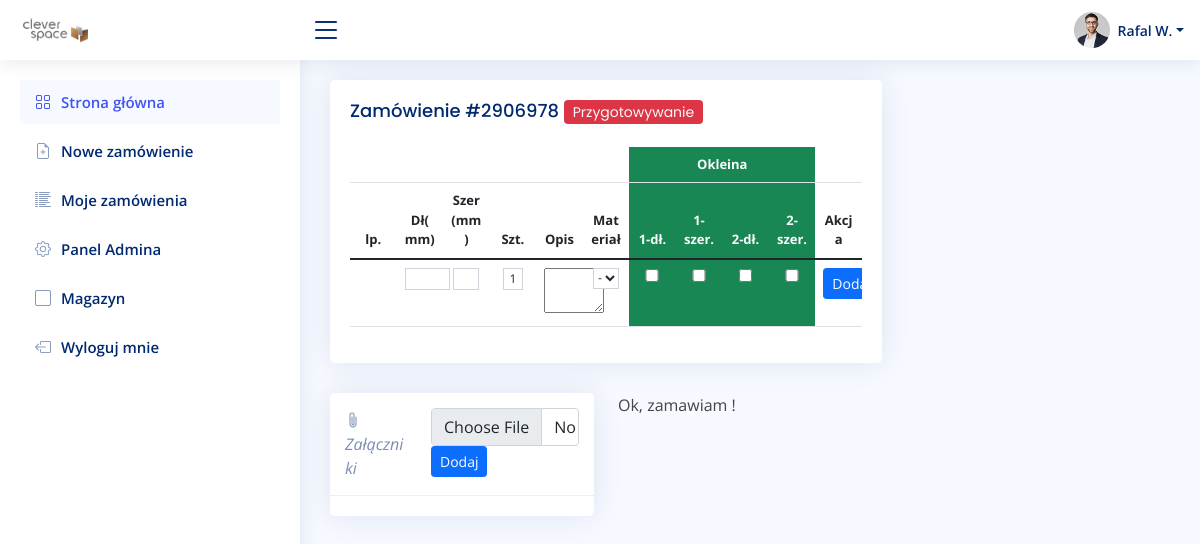
Screenshot of /order/edit/2906978/ (signed in) with the database file from the repository.
### account/models.py (models this page shows, shortened)
class UserBase(AbstractBaseUser, PermissionsMixin):
    email = models.EmailField(unique=True)
    first_name = models.CharField(max_length=150, blank=True)
    last_name = models.CharField(max_length=150, blank=True)
    phone_number = models.CharField(max_length=15, blank=True)
    postcode = models.CharField(max_length=12, blank=True)
    address_line_1 = models.CharField(max_length=150, blank=True)
    address_line_2 = models.CharField(max_length=150, blank=True)
    town_city = models.CharField(max_length=150, blank=True)
    is_active = models.BooleanField(default=True)
    is_staff = models.BooleanField(default=False)
    created = models.DateTimeField(auto_now_add=True)
    updated = models.DateTimeField(auto_now=True)
    objects = CustomAccountManager()
    USERNAME_FIELD = 'email'
    REQUIRED_FIELDS = ['first_name', 'last_name']
    class Meta:
        verbose_name = "Konto"
        verbose_name_plural = "Konta"

### order/models.py (models this page shows, shortened)
class Order(models.Model):
    PREPARATION = 0
    PENDING = 1
    DURING = 2
    DONE = 3
    STATUS = (
        ('zmień status', 'zmień status'),
        (PREPARATION, 'Przygotowywanie'),
        (PENDING, 'Oczekuję'),
        (DURING, 'W trakcie'),
        (DONE, 'Zakończone'),
    )
    user = models.ForeignKey(settings.AUTH_USER_MODEL, on_delete=models.CASCADE, related_name='order_user')
    title = models.CharField(max_length=255, blank=False, null=False, default=True)
    date_created = models.DateTimeField(auto_now_add=True, null=True)
    slug = RandomSlugField(length=7, exclude_lower=True, exclude_upper=True, exclude_vowels=True)
    status = models.SmallIntegerField(choices=STATUS, default=PREPARATION)
    class Meta:
        verbose_name = "zamówienie"
        verbose_name_plural = "zamówienia"

### order/views.py (the view, shortened to what this page needs)
# urls.py: path('order/edit/<slug:slug>/', views.edit, name='edit'),
@login_required(login_url='login')
def edit(request, slug):
    order = Order.objects.get(slug=slug)
    item = order.item_set.all()
    attachment = order.attachment_set.all()
    form = ItemForm()
    attachmentForm = AttachmentForm()
    for index, i in enumerate(item):
        i.item_number = index + 1
        i.save()
    context = {
        'order': order,
        'item': item,
        'attachment': attachment,
        'form': form,
        'attachmentForm': attachmentForm, }
    return render(request, "order/edit.html", context)

### order/forms.py
class ItemForm(forms.ModelForm):
    class Meta:
        model = Item
        exclude = ('order',)
        widgets = {
             'width': forms.TextInput(attrs={'style': 'width: 45px'}),
             'lenght': forms.TextInput(attrs={'style': 'width: 45px'}),
             'quantity': forms.TextInput(attrs={'style': 'width: 20px'}),
             'description': forms.Textarea(attrs={'style': 'width: 60px',
                                                  'rows': 2,
                                                  'cols': 2,}),}

class AttachmentForm(forms.ModelForm):
    class Meta:
        model = Attachment
        exclude = ('order',)
    def __init__(self, *args, **kwargs):
        super().__init__(*args, **kwargs)
        for visible in self.visible_fields():
            visible.field.widget.attrs['class'] = 'form-control'

### order/models.py (called while the page is built)
    def __str__(self):
        return self.short_name

### order/templates/order/edit.html (shortened to what this page needs)
{% extends 'main.html' %}
{% block content %}
<div class="row">
  <div class="col-sm-8">
    <div class="card recent-sales">
      <div class="card-body">
        <h5 class="card-title">Zamówienie #{{ order.slug }} <span class="badge text-light {% if order.status == 2 %} bg-success {% elif order.status == 1 %} bg-warning {% elif order.status == 0 %} bg-danger {% endif %} ">{{ order.get_status_display }}</span>
</h5>
        <div class="table-responsive">
        <table class="table">
            <thead>
                <th colspan="6" style="text-align: left;">{% if user.request.is_staff %} Tytułem: {{ order.title }} {% endif %}</th>
                <th colspan="4" class="bg-success text-light">Okleina</th>
                <th></th>
              <tr>
                <th scope="col">lp.</th>
                <th scope="col">Dł(mm)</th>
                <th scope="col">Szer(mm)</th>
                <th scope="col">Szt.</th>
                <th scope="col">Opis</th>
                <th scope="col">Materiał</th>
                <th scope="col" class="bg-success text-light">1-dł.</th>
                <th scope="col" class="bg-success text-light">1-szer.</th>
                <th scope="col" class="bg-success text-light">2-dł.</th>
                <th scope="col" class="bg-success text-light">2-szer.</th>
                <th scope="col">Akcja</th>
              </tr>
            </thead>
            <tfooter>
              <form method="POST">{% csrf_token %}
             <tr>
              <th></th>
              <th>{{ form.width }}</th>
              <th>{{ form.length }}</th>
              <th>{{ form.quantity }}</th>
              <th>{{ form.description|default_if_none:"" }}</th>
              <th>{{ form.material }}</th>
              <th class="bg-success text-light">{{ form.length1 }}</th>
              <th class="bg-success text-light">{{ form.width1 }}</th>
              <th class="bg-success text-light">{{ form.length2 }}</th>
              <th class="bg-success text-light">{{ form.width2 }}</th>
              <th><button class="btn btn-primary btn-sm" name="itembtn" type="submit">Dodaj</button></th>
            </tr>
            </form>
            </tfooter>
          </table>
        </div>
      </div>
    </div>
    <div class="row">
    <div class="col-sm-6">
    {% include "order/attachments.html" %}
    </div>
    <div class="col-sm-6 ">
    <span class="align-items-center justify-content-center h-100"> Ok, zamawiam !</span>
    </div>
  </div>
  </div>
</div>
{% endblock %}

### templates/navbar.html (shortened to what this page needs)
  {% load static %}
  <header id="header" class="header fixed-top d-flex align-items-center">
    <div class="d-flex align-items-center justify-content-between">
      <a href="{% url 'home' %}" class="logo d-flex align-items-center">
        <img src="{% static 'assets/img/logo.png' %}" alt="">
      </a>
      <i class="bi bi-list toggle-sidebar-btn"></i>
    </div>
    <nav class="header-nav ms-auto">
      <ul class="d-flex align-items-center">
        <li class="nav-item dropdown pe-3">
          <a class="nav-link nav-profile d-flex align-items-center pe-0" href="#" data-bs-toggle="dropdown">
            <img src="{% static 'assets/img/profile-img.jpg' %}" alt="Profile" class="rounded-circle">
            <span class="d-none d-md-block dropdown-toggle ps-2">{{ user.first_name }} {{ user.last_name.0 }}.</span>
          </a>
            </li>
          </ul>
    </nav>
  </header>
  <aside id="sidebar" class="sidebar">
    <ul class="sidebar-nav" id="sidebar-nav">
      <li class="nav-item">
        <a class="nav-link " href="{% url 'home' %}">
          <i class="bi bi-grid"></i>
          <span>Strona główna</span>
        </a>
      </li>
      <li class="nav-item">
        <a class="nav-link collapsed" href="{% url 'new' %}">
          <i class="bi bi-file-earmark-plus"></i>
          <span>Nowe zamówienie</span>
        </a>
      </li>
      <li class="nav-item">
        <a class="nav-link collapsed" href="{% url 'home' %}">
          <i class="bi bi-list-columns-reverse"></i>
          <span>Moje zamówienia</span>
        </a>
      </li>
      {% if user.is_staff %}
      <li class="nav-item">
        <a class="nav-link collapsed" href="{% url 'admin:index' %}">
          <i class="bi bi-gear"></i>
          <span>Panel Admina</span>
        </a>
      </li>
      <li class="nav-item">
        <a class="nav-link collapsed" href="{% url 'stock' %}">
          <i class="bi bi-square"></i>
          <span>Magazyn</span>
        </a>
      </li>
      {% endif %}
      <li class="nav-item">
        <a class="nav-link collapsed" href="{% url 'logout' %}">
          <i class="bi bi-box-arrow-left"></i>
          <span>Wyloguj mnie</span>
        </a>
      </li>
    </ul>
  </aside>

### static/assets/css/style.css (style rules this page uses)
:root { scroll-behavior: smooth; }
body { font-family: "Open Sans", sans-serif; background: #f6f9ff; color: #444444; }
a { color: #4154f1; text-decoration: none; }
h1, h2, h3, h4, h5, h6 { font-family: "Nunito", sans-serif; }
.card { margin-bottom: 30px; border: none; border-radius: 5px; box-shadow: 0px 0 30px rgba(1, 41, 112, 0.1); overflow: hidden; }
.card-title { padding: 20px 0 15px 0; font-size: 18px; font-weight: 500; color: #012970; font-family: "Poppins", sans-serif; }
.card-title span { color: #899bbd; font-size: 14px; font-weight: 400; }
.card-body { padding: 0 20px 20px 20px; }
.logo { line-height: 1; }
@media (min-width: 1200px) { .logo { width: 280px; } }
.logo img { max-height: 26px; margin-right: 6px; }
.header { transition: all 0.5s; z-index: 997; height: 60px; box-shadow: 0px 2px 20px rgba(1, 41, 112, 0.1); background-color: #fff; padding-left: 20px; }
.header .toggle-sidebar-btn { font-size: 32px; padding-left: 10px; cursor: pointer; color: #012970; }
.header-nav ul { list-style: none; }
.header-nav > ul { margin: 0; padding: 0; }
.header-nav .nav-profile { color: #012970; }
.header-nav .nav-profile img { max-height: 36px; }
.header-nav .nav-profile span { font-size: 14px; font-weight: 600; }
.sidebar { position: fixed; top: 60px; left: 0; bottom: 0; width: 300px; z-index: 996; transition: all 0.3s; padding: 20px; overflow-y: auto; scrollbar-width: thin; scrollbar-color: #aab7cf transparent; box-shadow: 0px 0px 20px rgba(1, 41, 112, 0.1); background-color: #fff; }
.sidebar-nav { padding: 0; margin: 0; list-style: none; }
.sidebar-nav li { padding: 0; margin: 0; list-style: none; }
.sidebar-nav .nav-item { margin-bottom: 5px; }
.sidebar-nav .nav-link { display: flex; align-items: center; font-size: 15px; font-weight: 600; color: #4154f1; transition: 0.3; background: #f6f9ff; padding: 10px 15px; border-radius: 4px; }
.sidebar-nav .nav-link i { font-size: 16px; margin-right: 10px; color: #4154f1; }
.sidebar-nav .nav-link.collapsed { color: #012970; background: #fff; }
.sidebar-nav .nav-link.collapsed i { color: #899bbd; }
.table { text-align: center; font-size: small; }
table { table-layout: fixed; word-wrap: break-word; }
table input, select { width: 85%; font-size: 12px; font-weight: 400; line-height: 1.5; color: #212529; background-color: #fff; background-clip: padding-box; border: 1px solid #ced4da; text-align: center; }

### rows the page displays
UserBase: first_name "Rafal", last_name.0 "W"
Order: slug "2906978", status "Przygotowywanie"
